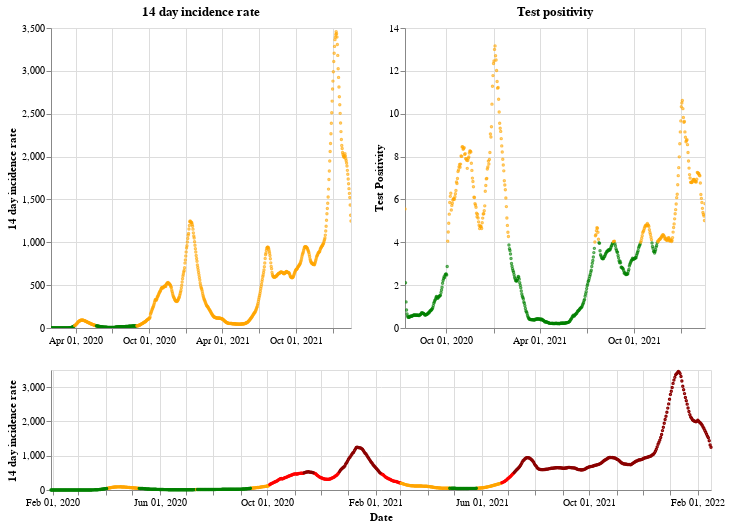

Notebook source saved alongside this figure:
### Markdown cell above
## England

### Code cell
plot_traffic_light('England')

### Figure 1 — Vega-Lite specification as saved in the notebook (floating-point values rounded to 4 significant figures; data arrays with more than 128 entries replaced by an {"elided": "..."} marker saying what was removed)
{"config": {"view": {"continuousWidth": 400, "continuousHeight": 300}}, "vconcat": [{"hconcat": [{"mark": {"type": "point", "size": 2}, "encoding": {"color": {"condition": {"value": "green", "test": "(datum.twoWeeklyCasesRate <= 25)"}, "value": "orange"}, "tooltip": [{"type": "nominal", "field": "areaName"}, {"type": "temporal", "field": "date"}, {"type": "quantitative", "field": "twoWeeklyCasesRate"}, {"type": "quantitative", "field": "testPositivity"}], "x": {"type": "temporal", "axis": {"title": ""}, "field": "date", "scale": {"domain": {"selection": "DateBrush"}}, "timeUnit": "yearmonthdate"}, "y": {"type": "quantitative", "axis": {"title": "14 day incidence rate"}, "field": "twoWeeklyCasesRate"}}, "title": "14 day incidence rate", "width": 300}, {"mark": {"type": "point", "size": 2}, "encoding": {"color": {"condition": {"value": "green", "test": "(datum.testPositivity <= 4)"}, "value": "orange"}, "tooltip": [{"type": "nominal", "field": "areaName"}, {"type": "temporal", "field": "date"}, {"type": "quantitative", "field": "twoWeeklyCasesRate"}, {"type": "quantitative", "field": "testPositivity"}], "x": {"type": "temporal", "axis": {"title": ""}, "field": "date", "scale": {"domain": {"selection": "DateBrush"}}, "timeUnit": "yearmonthdate"}, "y": {"type": "quantitative", "axis": {"title": "Test Positivity"}, "field": "testPositivity"}}, "title": "Test positivity", "width": 300}]}, {"layer": [{"mark": {"type": "point", "size": 2}, "encoding": {"color": {"condition": {"value": "orange", "test": "(((datum.testPositivity < 4) && (datum.twoWeeklyCasesRate >= 50)) && (datum.twoWeeklyCasesRate < 200))"}, "value": "red"}, "opacity": {"condition": {"value": 1, "test": "((datum.twoWeeklyCasesRate >= 50) && (datum.twoWeeklyCasesRate < 500))"}, "value": 0}, "tooltip": [{"type": "nominal", "field": "areaName"}, {"type": "temporal", "field": "date"}, {"type": "quantitative", "field": "twoWeeklyCasesRate"}, {"type": "quantitative", "field": "testPositivity"}], "x": {"type": "temporal", "axis": {"title": "Date"}, "field": "date", "timeUnit": "yearmonthdate"}, "y": {"type": "quantitative", "axis": {"title": "14 day incidence rate"}, "field": "twoWeeklyCasesRate"}}, "selection": {"DateBrush": {"type": "interval", "encodings": ["x"], "fields": ["Time"]}}}, {"mark": {"type": "point", "size": 2}, "encoding": {"color": {"value": "darkred"}, "opacity": {"condition": {"value": 1, "test": "(datum.twoWeeklyCasesRate >= 500)"}, "value": 0}, "tooltip": [{"type": "nominal", "field": "areaName"}, {"type": "temporal", "field": "date"}, {"type": "quantitative", "field": "twoWeeklyCasesRate"}, {"type": "quantitative", "field": "testPositivity"}], "x": {"type": "temporal", "axis": {"title": "Date"}, "field": "date", "timeUnit": "yearmonthdate"}, "y": {"type": "quantitative", "axis": {"title": "14 day incidence rate"}, "field": "twoWeeklyCasesRate"}}}, {"mark": {"type": "point", "size": 2}, "encoding": {"color": {"condition": {"value": "green", "test": "((datum.testPositivity < 4) && (datum.twoWeeklyCasesRate < 50))"}, "value": "orange"}, "opacity": {"condition": {"value": 1, "test": "(datum.twoWeeklyCasesRate < 50)"}, "value": 0}, "tooltip": [{"type": "nominal", "field": "areaName"}, {"type": "temporal", "field": "date"}, {"type": "quantitative", "field": "twoWeeklyCasesRate"}, {"type": "quantitative", "field": "testPositivity"}], "x": {"type": "temporal", "axis": {"title": "Date"}, "field": "date", "timeUnit": "yearmonthdate"}, "y": {"type": "quantitative", "axis": {"title": "14 day incidence rate"}, "field": "twoWeeklyCasesRate"}}}], "height": 120, "width": 660}], "data": {"name": "data-5ee1b83f7c74afca040b61197646e391"}, "$schema": "https://vega.github.io/schema/vega-lite/v4.8.1.json", "datasets": {"data-5ee1b83f7c74afca040b61197646e391": {"elided": "749 records"}}}
